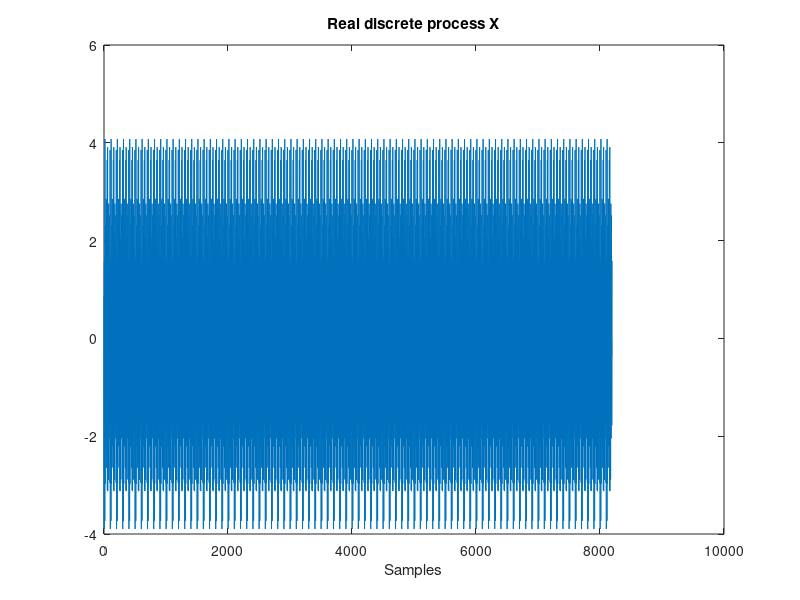

This figure's MATLAB source: (Note: this script raises an error after producing the figure.)
% Advanced Signal Processing, Homework 2
% Moschos Sotirios, 9030
clear

% Given data
omega=zeros(1,6);
lamda=zeros(1,6);
phi=zeros(1,6);

lamda(1)=0.12;
lamda(2)=0.3;
lamda(3)=lamda(1)+lamda(2);

lamda(4)=0.19;
lamda(5)=0.17;
lamda(6)=lamda(4)+lamda(5);

for k=1:6
    omega(k)=2*pi*lamda(k);
end

% Uniformly distributed numbers in range [0,2pi]
a=0;
b=2*pi;
phi=(b-a).*rand(6,1)+a;
phi(3)=phi(1)+phi(2);
phi(6)=phi(3)+phi(4);

N=8192; % Data length

%%%---1)Construct X[k]---%%%

X=zeros(N,1);
for k=1:N
    for j=1:6
       X(k)=cos(omega(j)*k+phi(j))+X(k);
    end
end
figure;
plot(X);
title('Real discrete process X')
xlabel('Samples')



%%%---2)Estimate Power Spectrum.Use 128 max shiftings for autocorrelation---%%%

% Estimate power spectrum or power density spectrum using dsp.SpectrumEstimator 
%SE=dsp.SpectrumEstimator;
%C2a=SE(X); % Needs a Nx1 array as input
%figure;
%plot(C2a);

% Estimate power spectrum using autorr function
m1=mean(X);
acf=autocorr(X,128); % ACF
m2=acf;
c2=m2-m1^2;% covariance
C2b=abs(fft(c2));
figure;
plot(C2b); % Need to give the right values to the axis x and y 



%%%---3)Estimate bispectrum using indirect and direct method---%%%

M=256;
K=32;
L=64;

% Reshape a Nx1 vector to a KxM matrix
Y=reshape(X,M,K);

% Indirect method
figure;
C3a1_1=bisp3cum(Y,K,L,'u'); % Uniform hexagonal window, specify biased or unbiased estimate

figure;
C3a1_2=bispeci(Y,K,L,1,'unbiased',256); % Hexagonal window with unity values, HOSA
hline1 = refline(0, 0); % Bispectrum symmetries
hline1.Color = 'k';
hline2 = refline(-1, 0.5);
hline2.Color = 'k';
hline3 = refline(1, 0);
hline3.Color = 'k';

figure;
C3a2_1=bispeci(Y,L,M,0,'unbiased',256); % Parzen window,check others parameters as well, HOSA
hline1 = refline(0, 0); % Bispectrum symmetries
hline1.Color = 'k';
hline2 = refline(-1, 0.5);
hline2.Color = 'k';
hline3 = refline(1, 0);
hline3.Color = 'k';

figure;
C3a2_2=bisp3cum(Y,K,L,'p'); % Parzen window

% Direct method
figure;
C3b=bispecd(Y,M,1,M,0);
hline1 = refline(0, 0); % Bispectrum symmetries
hline1.Color = 'k';
hline2 = refline(-1, 0.5);
hline2.Color = 'k';
hline3 = refline(1, 0);
hline3.Color = 'k';








        
